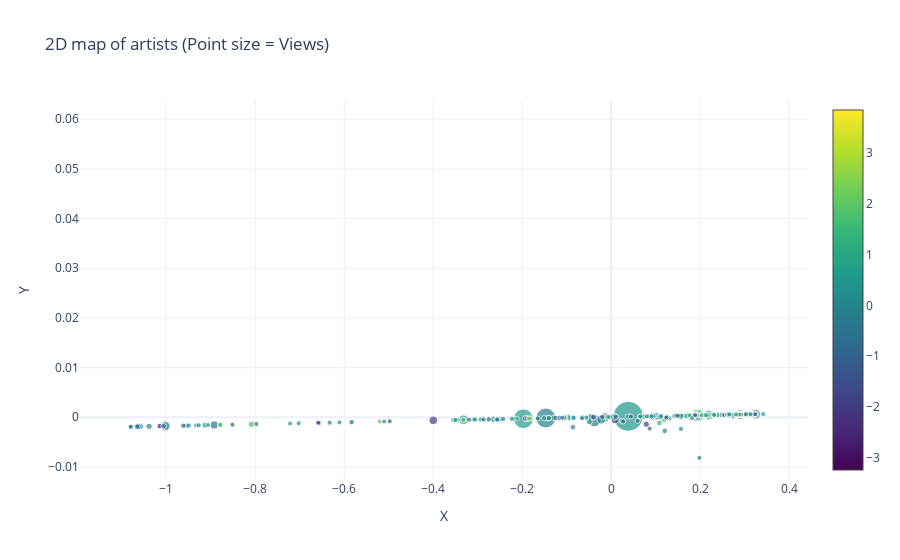

Notebook source saved alongside this figure:
### Code cell
# Optional: seed for consistent colors
np.random.seed(42)

# Normalize views to a reasonable range for marker sizes
views = artist_df['total_views']
min_size = 5
max_size = 30

# Normalize view counts to marker sizes between min_size and max_size
normalized_sizes = min_size + (views - views.min()) / (views.max() - views.min()) * (max_size - min_size)

fig = go.Figure(data=go.Scatter(
    x = two_dimensional_songs['X'],
    y = two_dimensional_songs['Y'],
    text = two_dimensional_songs['artist'] + " - " + "<br>Views: " + views.astype(str)+ "<br>Valence: " + two_dimensional_songs['valence'].astype(str),
    mode='markers',
    marker=dict(
        size=normalized_sizes,
        color=np.random.randn(len(two_dimensional_songs)),  # random color for now
        colorscale='Viridis',
        showscale=True
    )
))

fig.update_layout(
    title='2D map of artists (Point size = Views)',
    xaxis_title='X',
    yaxis_title='Y',
    template='plotly_white'
)

fig.show()

### Figure 1 — Plotly figure (JSON) as saved in the notebook; plotly's stock layout.template omitted (floating-point values rounded to 4 significant figures; data arrays with more than 128 entries replaced by an {"elided": "..."} marker saying what was removed)
{"data": [{"marker": {"color": {"elided": "1000 float values"}, "colorscale": [[0, "#440154"], [0.1111, "#482878"], [0.2222, "#3e4989"], [0.3333, "#31688e"], [0.4444, "#26828e"], [0.5556, "#1f9e89"], [0.6667, "#35b779"], [0.7778, "#6ece58"], [0.8889, "#b5de2b"], [1, "#fde725"]], "showscale": true, "size": {"elided": "255 float values"}}, "mode": "markers", "text": {"elided": "1000 str values"}, "type": "scatter", "x": {"elided": "1000 float values"}, "y": {"elided": "1000 float values"}}], "layout": {"title": {"text": "2D map of artists (Point size = Views)"}, "xaxis": {"title": {"text": "X"}}, "yaxis": {"title": {"text": "Y"}}}}
